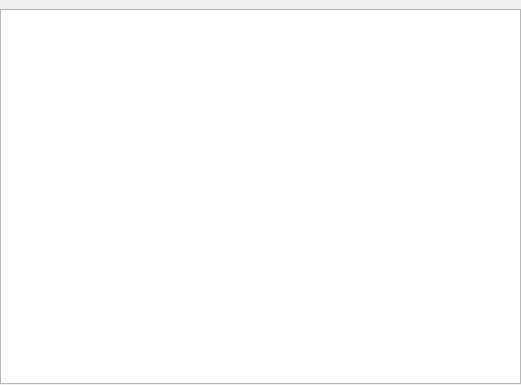
<?xml version="1.0" encoding="UTF-8"?>
<ui version="4.0">
 <class>NicksOnlineWidgetUI</class>
 <widget class="QWidget" name="NicksOnlineWidgetUI">
  <property name="geometry">
   <rect>
    <x>0</x>
    <y>0</y>
    <width>521</width>
    <height>385</height>
   </rect>
  </property>
  <property name="windowTitle">
   <string>Watched Nicks Online</string>
  </property>
  <widget class="QWidget" name="gridLayoutWidget">
   <property name="geometry">
    <rect>
     <x>0</x>
     <y>3</y>
     <width>521</width>
     <height>381</height>
    </rect>
   </property>
   <layout class="QGridLayout" name="gridLayout">
    <item row="1" column="0">
     <widget class="QTreeView" name="m_nicksOnlineView">
      <property name="contextMenuPolicy">
       <enum>Qt::CustomContextMenu</enum>
      </property>
      <property name="rootIsDecorated">
       <bool>true</bool>
      </property>
      <property name="sortingEnabled">
       <bool>true</bool>
      </property>
      <property name="allColumnsShowFocus">
       <bool>true</bool>
      </property>
      <attribute name="headerShowSortIndicator" stdset="0">
       <bool>true</bool>
      </attribute>
     </widget>
    </item>
    <item row="0" column="0">
     <widget class="KFilterProxySearchLine" name="m_nickSearchLine"/>
    </item>
   </layout>
  </widget>
 </widget>
 <customwidgets>
  <customwidget>
   <class>KFilterProxySearchLine</class>
   <extends>QWidget</extends>
   <header>kfilterproxysearchline.h</header>
  </customwidget>
 </customwidgets>
 <resources/>
 <connections/>
</ui>
